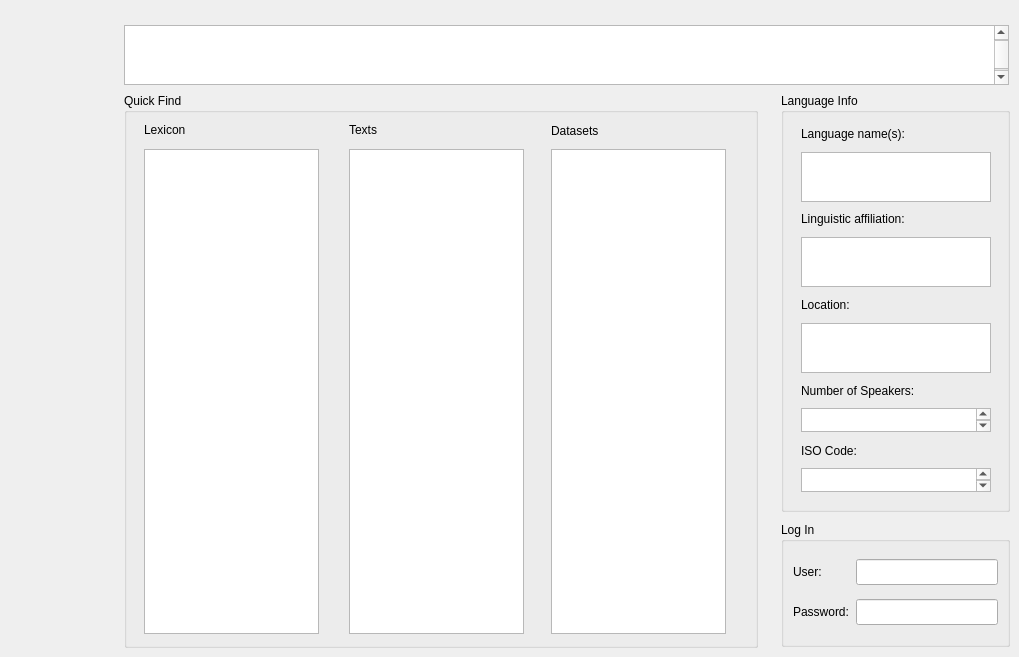
        <widget class="QWidget" name="home">
         <attribute name="title">
          <string>Home</string>
         </attribute>
         <widget class="QTextEdit" name="hTitle">
          <property name="geometry">
           <rect>
            <x>124</x>
            <y>25</y>
            <width>885</width>
            <height>60</height>
           </rect>
          </property>
          <property name="font">
           <font>
            <pointsize>36</pointsize>
           </font>
          </property>
          <property name="toolTip">
           <string>name of database</string>
          </property>
          <property name="tabChangesFocus">
           <bool>true</bool>
          </property>
          <property name="html">
           <string>&lt;!DOCTYPE HTML PUBLIC &quot;-//W3C//DTD HTML 4.0//EN&quot; &quot;http://www.w3.org/TR/REC-html40/strict.dtd&quot;&gt;
&lt;html&gt;&lt;head&gt;&lt;meta name=&quot;qrichtext&quot; content=&quot;1&quot; /&gt;&lt;meta charset=&quot;utf-8&quot; /&gt;&lt;style type=&quot;text/css&quot;&gt;
p, li { white-space: pre-wrap; }
hr { height: 1px; border-width: 0; }
li.unchecked::marker { content: &quot;\2610&quot;; }
li.checked::marker { content: &quot;\2612&quot;; }
&lt;/style&gt;&lt;/head&gt;&lt;body style=&quot; font-family:'.AppleSystemUIFont'; font-size:36pt; font-weight:400; font-style:normal;&quot;&gt;
&lt;p style=&quot;-qt-paragraph-type:empty; margin-top:0px; margin-bottom:0px; margin-left:0px; margin-right:0px; -qt-block-indent:0; text-indent:0px; font-family:'Lucida Grande';&quot;&gt;&lt;br /&gt;&lt;/p&gt;&lt;/body&gt;&lt;/html&gt;</string>
          </property>
         </widget>
         <widget class="QGroupBox" name="groupBox">
          <property name="geometry">
           <rect>
            <x>781</x>
            <y>522</y>
            <width>229</width>
            <height>125</height>
           </rect>
          </property>
          <property name="sizePolicy">
           <sizepolicy hsizetype="Fixed" vsizetype="Fixed">
            <horstretch>0</horstretch>
            <verstretch>0</verstretch>
           </sizepolicy>
          </property>
          <property name="toolTip">
           <string>log in for editing mode</string>
          </property>
          <property name="title">
           <string>Log In</string>
          </property>
          <layout class="QGridLayout" name="gridLayout_5">
           <item row="1" column="1">
            <widget class="QLineEdit" name="hPassword">
             <property name="sizePolicy">
              <sizepolicy hsizetype="Fixed" vsizetype="Fixed">
               <horstretch>0</horstretch>
               <verstretch>0</verstretch>
              </sizepolicy>
             </property>
             <property name="font">
              <font>
               <pointsize>11</pointsize>
              </font>
             </property>
             <property name="toolTip">
              <string>enter password</string>
             </property>
             <property name="echoMode">
              <enum>QLineEdit::Password</enum>
             </property>
             <property name="cursorPosition">
              <number>0</number>
             </property>
            </widget>
           </item>
           <item row="1" column="0">
            <widget class="QLabel" name="label_2">
             <property name="text">
              <string>Password:</string>
             </property>
            </widget>
           </item>
           <item row="0" column="1">
            <widget class="QLineEdit" name="hLogIn">
             <property name="sizePolicy">
              <sizepolicy hsizetype="Fixed" vsizetype="Fixed">
               <horstretch>0</horstretch>
               <verstretch>0</verstretch>
              </sizepolicy>
             </property>
             <property name="font">
              <font>
               <pointsize>11</pointsize>
              </font>
             </property>
             <property name="toolTip">
              <string>enter username</string>
             </property>
            </widget>
           </item>
           <item row="0" column="0">
            <widget class="QLabel" name="label">
             <property name="text">
              <string>User:</string>
             </property>
            </widget>
           </item>
          </layout>
         </widget>
         <widget class="QGroupBox" name="groupBox_2">
          <property name="geometry">
           <rect>
            <x>781</x>
            <y>93</y>
            <width>229</width>
            <height>419</height>
           </rect>
          </property>
          <property name="sizePolicy">
           <sizepolicy hsizetype="Fixed" vsizetype="Fixed">
            <horstretch>0</horstretch>
            <verstretch>0</verstretch>
           </sizepolicy>
          </property>
          <property name="title">
           <string>Language Info</string>
          </property>
          <widget class="QLabel" name="label_3">
           <property name="geometry">
            <rect>
             <x>20</x>
             <y>33</y>
             <width>119</width>
             <height>16</height>
            </rect>
           </property>
           <property name="styleSheet">
            <string notr="true">QLabel {
	font-family: &quot;Arial&quot;
}</string>
           </property>
           <property name="text">
            <string>Language name(s):</string>
           </property>
          </widget>
          <widget class="QPlainTextEdit" name="hLanguage">
           <property name="geometry">
            <rect>
             <x>20</x>
             <y>59</y>
             <width>190</width>
             <height>50</height>
            </rect>
           </property>
           <property name="sizePolicy">
            <sizepolicy hsizetype="Fixed" vsizetype="Fixed">
             <horstretch>0</horstretch>
             <verstretch>0</verstretch>
            </sizepolicy>
           </property>
           <property name="font">
            <font>
             <pointsize>11</pointsize>
            </font>
           </property>
          </widget>
          <widget class="QLabel" name="label_4">
           <property name="geometry">
            <rect>
             <x>20</x>
             <y>118</y>
             <width>128</width>
             <height>16</height>
            </rect>
           </property>
           <property name="text">
            <string>Linguistic affiliation:</string>
           </property>
          </widget>
          <widget class="QPlainTextEdit" name="hFamily">
           <property name="geometry">
            <rect>
             <x>20</x>
             <y>144</y>
             <width>190</width>
             <height>50</height>
            </rect>
           </property>
           <property name="sizePolicy">
            <sizepolicy hsizetype="Fixed" vsizetype="Fixed">
             <horstretch>0</horstretch>
             <verstretch>0</verstretch>
            </sizepolicy>
           </property>
           <property name="font">
            <font>
             <pointsize>11</pointsize>
            </font>
           </property>
           <property name="verticalScrollBarPolicy">
            <enum>Qt::ScrollBarAsNeeded</enum>
           </property>
          </widget>
          <widget class="QLabel" name="label_5">
           <property name="geometry">
            <rect>
             <x>20</x>
             <y>204</y>
             <width>61</width>
             <height>16</height>
            </rect>
           </property>
           <property name="text">
            <string>Location:</string>
           </property>
          </widget>
          <widget class="QPlainTextEdit" name="hLocation">
           <property name="geometry">
            <rect>
             <x>20</x>
             <y>230</y>
             <width>190</width>
             <height>50</height>
            </rect>
           </property>
           <property name="sizePolicy">
            <sizepolicy hsizetype="Expanding" vsizetype="Fixed">
             <horstretch>0</horstretch>
             <verstretch>0</verstretch>
            </sizepolicy>
           </property>
           <property name="font">
            <font>
             <pointsize>11</pointsize>
            </font>
           </property>
          </widget>
          <widget class="QLabel" name="label_6">
           <property name="geometry">
            <rect>
             <x>20</x>
             <y>290</y>
             <width>132</width>
             <height>16</height>
            </rect>
           </property>
           <property name="text">
            <string>Number of Speakers:</string>
           </property>
          </widget>
          <widget class="QPlainTextEdit" name="hPopulation">
           <property name="geometry">
            <rect>
             <x>20</x>
             <y>315</y>
             <width>190</width>
             <height>24</height>
            </rect>
           </property>
           <property name="sizePolicy">
            <sizepolicy hsizetype="Expanding" vsizetype="Fixed">
             <horstretch>0</horstretch>
             <verstretch>0</verstretch>
            </sizepolicy>
           </property>
           <property name="font">
            <font>
             <pointsize>11</pointsize>
            </font>
           </property>
          </widget>
          <widget class="QLabel" name="label_7">
           <property name="geometry">
            <rect>
             <x>20</x>
             <y>350</y>
             <width>62</width>
             <height>16</height>
            </rect>
           </property>
           <property name="text">
            <string>ISO Code:</string>
           </property>
          </widget>
          <widget class="QPlainTextEdit" name="hISO">
           <property name="geometry">
            <rect>
             <x>20</x>
             <y>375</y>
             <width>190</width>
             <height>24</height>
            </rect>
           </property>
           <property name="sizePolicy">
            <sizepolicy hsizetype="Expanding" vsizetype="Fixed">
             <horstretch>0</horstretch>
             <verstretch>0</verstretch>
            </sizepolicy>
           </property>
           <property name="font">
            <font>
             <pointsize>11</pointsize>
            </font>
           </property>
          </widget>
         </widget>
         <widget class="QGroupBox" name="groupBox_3">
          <property name="geometry">
           <rect>
            <x>124</x>
            <y>93</y>
            <width>634</width>
            <height>555</height>
           </rect>
          </property>
          <property name="title">
           <string>Quick Find</string>
          </property>
          <widget class="QListView" name="hTextNav">
           <property name="geometry">
            <rect>
             <x>225</x>
             <y>56</y>
             <width>175</width>
             <height>485</height>
            </rect>
           </property>
           <property name="toolTip">
            <string>go to text</string>
           </property>
           <property name="horizontalScrollBarPolicy">
            <enum>Qt::ScrollBarAlwaysOff</enum>
           </property>
           <property name="alternatingRowColors">
            <bool>true</bool>
           </property>
          </widget>
          <widget class="QLabel" name="hLexiconLabel">
           <property name="geometry">
            <rect>
             <x>20</x>
             <y>29</y>
             <width>170</width>
             <height>16</height>
            </rect>
           </property>
           <property name="text">
            <string>Lexicon</string>
           </property>
          </widget>
          <widget class="QLabel" name="hTextsLabel">
           <property name="geometry">
            <rect>
             <x>225</x>
             <y>29</y>
             <width>162</width>
             <height>16</height>
            </rect>
           </property>
           <property name="text">
            <string>Texts</string>
           </property>
          </widget>
          <widget class="QListView" name="hLexNav">
           <property name="geometry">
            <rect>
             <x>20</x>
             <y>56</y>
             <width>175</width>
             <height>485</height>
            </rect>
           </property>
           <property name="toolTip">
            <string>go to lexical entry</string>
           </property>
           <property name="horizontalScrollBarPolicy">
            <enum>Qt::ScrollBarAlwaysOff</enum>
           </property>
           <property name="alternatingRowColors">
            <bool>true</bool>
           </property>
          </widget>
          <widget class="QListView" name="hDataNav">
           <property name="geometry">
            <rect>
             <x>427</x>
             <y>56</y>
             <width>175</width>
             <height>485</height>
            </rect>
           </property>
           <property name="toolTip">
            <string>go to text</string>
           </property>
           <property name="horizontalScrollBarPolicy">
            <enum>Qt::ScrollBarAlwaysOff</enum>
           </property>
           <property name="alternatingRowColors">
            <bool>true</bool>
           </property>
          </widget>
          <widget class="QLabel" name="hDatasetLabel">
           <property name="geometry">
            <rect>
             <x>427</x>
             <y>30</y>
             <width>151</width>
             <height>16</height>
            </rect>
           </property>
           <property name="text">
            <string>Datasets</string>
           </property>
          </widget>
         </widget>
        </widget>
